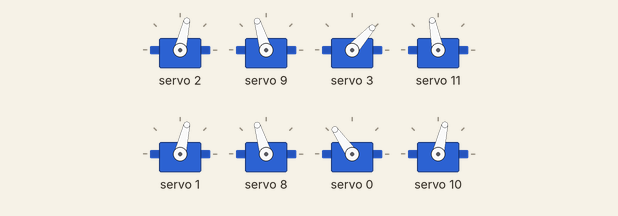
Recording of a sketch running on a simulated Arduino Uno, built with avr-gcc and run on an emulated ATmega328P. On the bench: 8 × servo.

Above: at 1.05 s.
Timing chart, 0 to 7.5 s (numbered marks = the images above):
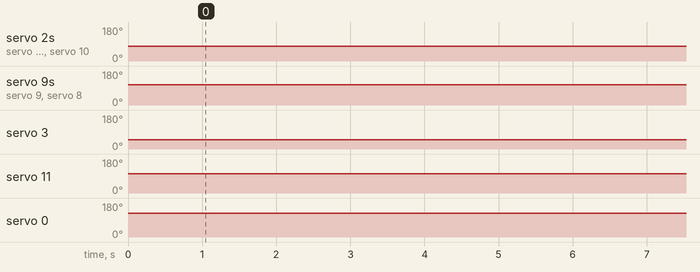

The sketch:

quadruped.ino
```cpp
#include <Wire.h>
#include <Adafruit_PWMServoDriver.h>

Adafruit_PWMServoDriver pwm = Adafruit_PWMServoDriver();
bool started = false;

#define SERVOMIN 150
#define SERVOMAX 600

int angleToPulse(int angle) {
  return map(angle, 0, 180, SERVOMIN, SERVOMAX);
}

void setServo(int channel, int angle) {
  pwm.setPWM(channel, 0, angleToPulse(angle));
}

// ================= BASE POSITIONS =================

// Front Left
int FL_coxa = 50, FL_femur = 75;

// Front Right
int FR_coxa = 25, FR_femur = 70;

// Rear Left
int RL_coxa = 50, RL_femur = 75;

// Rear Right
int RR_coxa = 90, RR_femur = 50;

// ================= DIRECTION =================

// Coxa
int dir_FL_coxa = -1;  // channel 2
int dir_FR_coxa = 1;
int dir_RL_coxa = -1;  // channel 1
int dir_RR_coxa = 1;

// Femur
int dir_FL_femur = 1;
int dir_FR_femur = 1;
int dir_RL_femur = +1; // channel 8 inverted
int dir_RR_femur = -1;  // channel 10 normal

// ================= INDIVIDUAL LIFT =================

int lift_FL = 55 ;
int lift_FR = 55;
int lift_RL = 40;
int lift_RR = 40;

int step=28;
int delayTime = 250;

// ================= LEG MOVE =================

void moveLeg(int coxa_ch, int femur_ch,
             int base_coxa, int base_femur,
             int dir_coxa, int dir_femur,
             int lift_val) {

  // Lift
  setServo(femur_ch, base_femur - dir_femur * lift_val);
  delay(delayTime);

  // Forward
  setServo(coxa_ch, base_coxa + dir_coxa * step);
  delay(delayTime);

  // Down
  setServo(femur_ch, base_femur);
  delay(delayTime);

  // Push
  setServo(coxa_ch, base_coxa - dir_coxa * step);
  delay(delayTime);

  // Neutral
  setServo(coxa_ch, base_coxa);
  delay(delayTime);
}

// ================= SETUP =================

void setup() {
  Serial.begin(9600);

  pwm.begin();
  pwm.setPWMFreq(50);

  delay(1000);

  // Initial pose
  setServo(2, FL_coxa);
  setServo(9, FL_femur);

  setServo(3, FR_coxa);
  setServo(11, FR_femur);

  setServo(1, RL_coxa);
  setServo(8, RL_femur);

  setServo(0, RR_coxa);
  setServo(10, RR_femur);
}


void loop() {
  if (!started) {
  delay(10000);
  started = true;
}

  // Crawl gait sequence

  moveLeg(2, 9, FL_coxa, FL_femur, dir_FL_coxa, dir_FL_femur, lift_FL);
  moveLeg(0, 10, RR_coxa, RR_femur, dir_RR_coxa, dir_RR_femur, lift_RR);
  moveLeg(3, 11, FR_coxa, FR_femur, dir_FR_coxa, dir_FR_femur, lift_FR);
  moveLeg(1, 8, RL_coxa, RL_femur, dir_RL_coxa, dir_RL_femur, lift_RL);
}
```

Measured:
- by itself, servo 2: 77° → 44° at 11.3 s, → 111° 0.50 s later, → 77° 0.25 s later, → 44° 4.3 s later, … (18 changes in this stretch)
- by itself, servo 9: 107° → 42° at 11.0 s, → 107° 0.50 s later, → 42° 4.5 s later, → 107° 0.50 s later, … (12 changes in this stretch)
- by itself, servo 3: 48° → 81° at 13.8 s, → 15° 0.50 s later, → 48° 0.25 s later, → 81° 4.3 s later, … (18 changes in this stretch)
- by itself, servo 11: 101° → 36° at 13.5 s, → 101° 0.50 s later, → 36° 4.5 s later, → 101° 0.50 s later, … (12 changes in this stretch)
- by itself, servo 1: 77° → 44° at 15.0 s, → 111° 0.50 s later, → 77° 0.25 s later, → 44° 4.3 s later, … (15 changes in this stretch)
- by itself, servo 8: 107° → 59° at 14.8 s, → 107° 0.50 s later, → 59° 4.5 s later, → 107° 0.50 s later, … (11 changes in this stretch)
- by itself, servo 0: 125° → 158° at 12.5 s, → 92° 0.50 s later, → 125° 0.25 s later, → 158° 4.3 s later, … (18 changes in this stretch)
- by itself, servo 10: 77° → 125° at 12.3 s, → 77° 0.50 s later, → 125° 4.5 s later, → 77° 0.50 s later, … (12 changes in this stretch)
